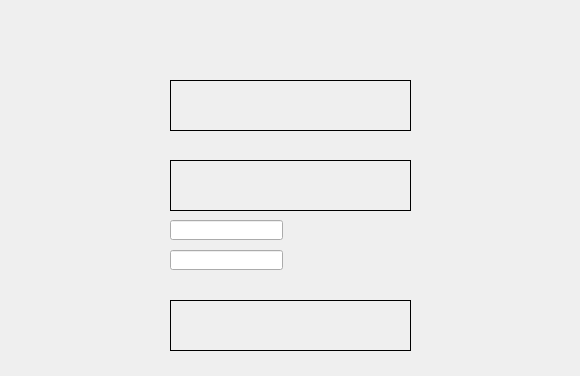
<?xml version="1.0" encoding="UTF-8"?>
<ui version="4.0">
 <class>InitWindow</class>
 <widget class="QDialog" name="InitWindow">
  <property name="geometry">
   <rect>
    <x>0</x>
    <y>0</y>
    <width>580</width>
    <height>376</height>
   </rect>
  </property>
  <property name="windowTitle">
   <string>Remi</string>
  </property>
  <property name="styleSheet">
   <string notr="true">#InitWindow {
}</string>
  </property>
  <widget class="QWidget" name="buttonWidget" native="true">
   <property name="geometry">
    <rect>
     <x>0</x>
     <y>0</y>
     <width>581</width>
     <height>381</height>
    </rect>
   </property>
   <property name="styleSheet">
    <string notr="true">#buttonWidget{
	border-image: url(&quot;./slike/Teme/2_init.jpg&quot;);
}</string>
   </property>
   <widget class="QPushButton" name="pushButtonCreate">
    <property name="geometry">
     <rect>
      <x>170</x>
      <y>80</y>
      <width>241</width>
      <height>51</height>
     </rect>
    </property>
    <property name="styleSheet">
     <string notr="true">#pushButtonCreate {
	border: 1px solid back;
	border-image: url(&quot;./slike/Teme/2_create.jpg&quot;);
}</string>
    </property>
    <property name="text">
     <string/>
    </property>
   </widget>
   <widget class="QPushButton" name="pushButtonLoad">
    <property name="geometry">
     <rect>
      <x>170</x>
      <y>160</y>
      <width>241</width>
      <height>51</height>
     </rect>
    </property>
    <property name="styleSheet">
     <string notr="true">#pushButtonLoad {
	border: 1px solid back;
    border-image: url(&quot;./slike/Teme/2_load.jpg&quot;);
}</string>
    </property>
    <property name="text">
     <string/>
    </property>
   </widget>
   <widget class="QPushButton" name="pushButtonExit">
    <property name="geometry">
     <rect>
      <x>170</x>
      <y>300</y>
      <width>241</width>
      <height>51</height>
     </rect>
    </property>
    <property name="styleSheet">
     <string notr="true">#pushButtonExit {
	border: 1px solid back;
	border-image: url(&quot;./slike/Teme/2_exit.jpg&quot;);
}</string>
    </property>
    <property name="text">
     <string/>
    </property>
   </widget>
   <widget class="QLineEdit" name="inputIp">
    <property name="geometry">
     <rect>
      <x>170</x>
      <y>220</y>
      <width>113</width>
      <height>20</height>
     </rect>
    </property>
   </widget>
   <widget class="QLineEdit" name="inputPort">
    <property name="geometry">
     <rect>
      <x>170</x>
      <y>250</y>
      <width>113</width>
      <height>20</height>
     </rect>
    </property>
   </widget>
  </widget>
 </widget>
 <resources/>
 <connections/>
</ui>
